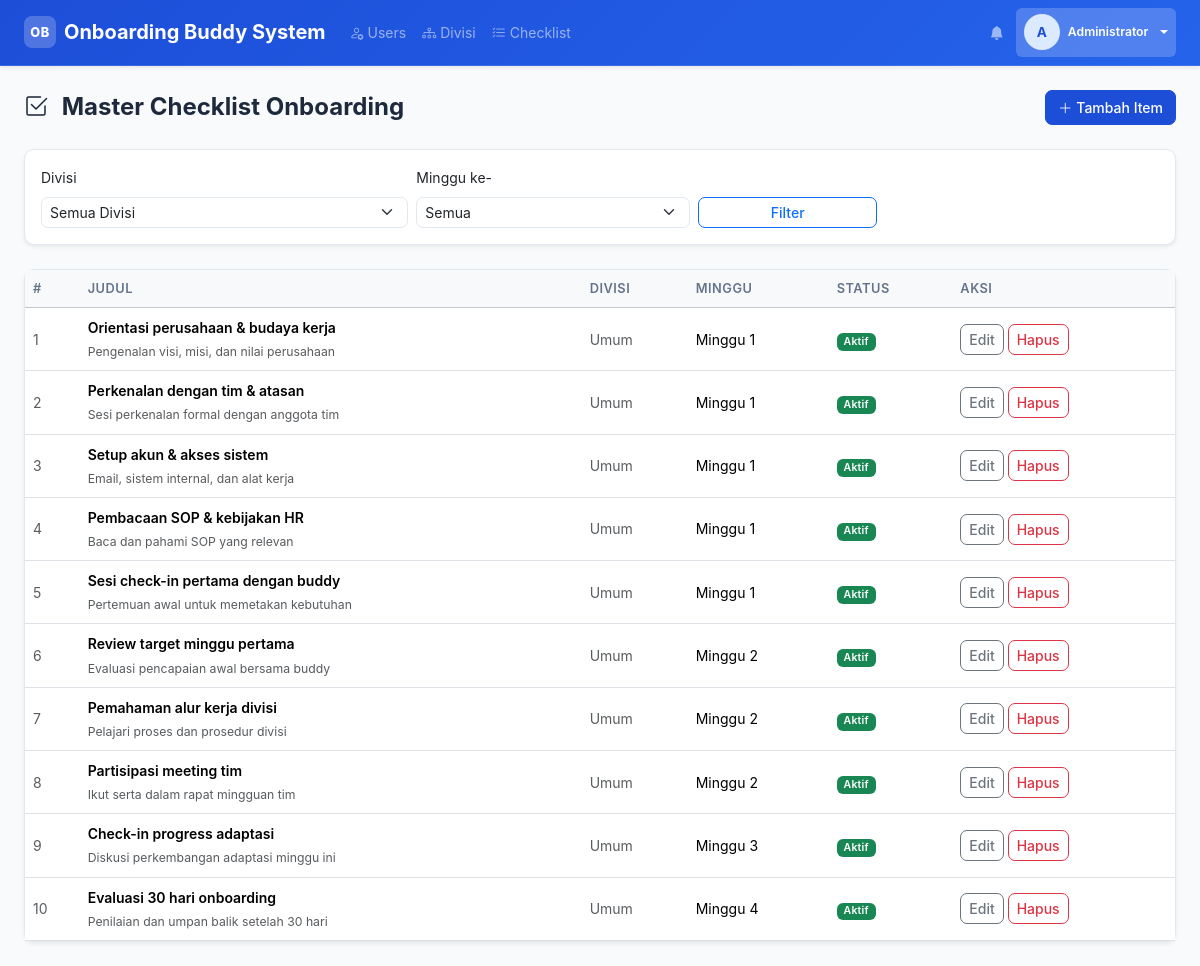
The page /checklist.php (signed in) on the database its author committed.
### tables this page shows
CREATE TABLE IF NOT EXISTS `checklist_templates` (
  `id` INT UNSIGNED AUTO_INCREMENT PRIMARY KEY,
  `divisi_id` INT UNSIGNED,
  `judul` VARCHAR(200) NOT NULL,
  `deskripsi` TEXT,
  `minggu_ke` TINYINT UNSIGNED DEFAULT 1 COMMENT '1=minggu pertama, 2=minggu kedua, dst',
  `urutan` SMALLINT UNSIGNED DEFAULT 0,
  `is_active` TINYINT(1) NOT NULL DEFAULT 1,
  `created_by` INT UNSIGNED,
  `created_at` TIMESTAMP DEFAULT CURRENT_TIMESTAMP,
  `updated_at` TIMESTAMP DEFAULT CURRENT_TIMESTAMP ON UPDATE CURRENT_TIMESTAMP,
  FOREIGN KEY (`divisi_id`) REFERENCES `divisi`(`id`) ON DELETE SET NULL,
  FOREIGN KEY (`created_by`) REFERENCES `users`(`id`) ON DELETE SET NULL
);

### config/session.php (called while the page is built, shortened)
<?php
function currentUser(): array {
    return [
        'id'    => $_SESSION['user_id']   ?? 0,
        'nama'  => $_SESSION['user_nama'] ?? '',
        'email' => $_SESSION['user_email'] ?? '',
        'role'  => $_SESSION['user_role'] ?? '',
        'divisi_id' => $_SESSION['user_divisi_id'] ?? null,
    ];
}

### config/helpers.php (called while the page is built, shortened)
<?php
require_once __DIR__ . '/database.php';
require_once __DIR__ . '/session.php';
function clean(string $value): string {
    return htmlspecialchars(trim($value), ENT_QUOTES, 'UTF-8');
}

### config/database.php (called while the page is built, shortened)
<?php
class Database {
    private static ?PDO $instance = null;
    public static function connect(): PDO {
        if (self::$instance === null) {
            $dsn = sprintf('mysql:host=%s;dbname=%s;charset=%s', DB_HOST, DB_NAME, DB_CHARSET);
            $options = [
                PDO::ATTR_ERRMODE            => PDO::ERRMODE_EXCEPTION,
                PDO::ATTR_DEFAULT_FETCH_MODE => PDO::FETCH_ASSOC,
                PDO::ATTR_EMULATE_PREPARES   => false,
            ];
            try {
                self::$instance = new PDO($dsn, DB_USER, DB_PASS, $options);
            } catch (PDOException $e) {
                error_log('[DB Error] ' . $e->getMessage());
                die(json_encode(['error' => 'Koneksi database gagal. Hubungi administrator.']));
            }
        }
        return self::$instance;
    }
    public static function rows(string $sql, array $params = []): array {
        $stmt = self::connect()->prepare($sql);
        $stmt->execute($params);
        return $stmt->fetchAll();
    }
}

### checklist.php (the view, shortened to what this page needs)
<?php
require_once __DIR__ . '/config/session.php';
require_once __DIR__ . '/config/database.php';
require_once __DIR__ . '/config/helpers.php';
$user = currentUser();
$isHR = in_array($user['role'], ['hr', 'admin']);
if ($isHR) {
    $sql    = 'SELECT ct.*, d.nama AS divisi_nama, u.nama AS creator_nama
               FROM checklist_templates ct
               LEFT JOIN divisi d ON d.id = ct.divisi_id
               LEFT JOIN users u ON u.id = ct.created_by
               WHERE 1=1';
    $params = [];
    $sql .= ' ORDER BY ct.minggu_ke, ct.urutan';
    $templates = Database::rows($sql, $params);
}
require_once __DIR__ . '/includes/header.php';
?>
<div class="d-flex align-items-center justify-content-between mb-4 flex-wrap gap-2">
  <h4 class="fw-bold mb-0">
    <i class="bi bi-check2-square me-2"></i>
    <?= $isHR ? 'Master Checklist Onboarding' : 'Checklist Onboarding Saya' ?>
  </h4>
  <?php if ($isHR): ?>
  <button class="btn btn-primary" data-bs-toggle="modal" data-bs-target="#modalTambah">
    <i class="bi bi-plus-lg me-1"></i>Tambah Item
  </button>
  <?php endif; ?>
</div>
<?php if ($isHR): ?>
<div class="card shadow-sm mb-4">
  <div class="card-body">
    <form class="row g-2 align-items-end" method="GET">
      <div class="col-md-4">
        <label class="form-label">Divisi</label>
        <select name="divisi" class="form-select form-select-sm">
          <option value="">Semua Divisi</option>
        </select>
      </div>
      <div class="col-md-3">
        <label class="form-label">Minggu ke-</label>
        <select name="minggu" class="form-select form-select-sm">
          <option value="">Semua</option>
        </select>
      </div>
      <div class="col-md-2">
        <button type="submit" class="btn btn-outline-primary btn-sm w-100">Filter</button>
      </div>
    </form>
  </div>
</div>
<div class="card shadow-sm">
  <div class="table-responsive">
    <table class="table table-hover align-middle mb-0">
      <thead class="table-light">
        <tr><th>#</th><th>Judul</th><th>Divisi</th><th>Minggu</th><th>Status</th><th>Aksi</th></tr>
      </thead>
      <tbody>
      <?php if ($templates): ?>
        <?php foreach ($templates as $i => $t): ?>
        <tr>
          <td class="text-muted small"><?= $i + 1 ?></td>
          <td>
            <p class="mb-0 fw-semibold"><?= clean($t['judul']) ?></p>
            <small class="text-muted"><?= clean($t['deskripsi']) ?></small>
          </td>
          <td><?= $t['divisi_nama'] ? clean($t['divisi_nama']) : '<span class="text-muted">Umum</span>' ?></td>
          <td>Minggu <?= $t['minggu_ke'] ?></td>
          <td><?= $t['is_active'] ? '<span class="badge bg-success">Aktif</span>' : '<span class="badge bg-secondary">Nonaktif</span>' ?></td>
          <td>
            <button class="btn btn-sm btn-outline-secondary btn-edit-checklist" data-bs-toggle="modal" data-bs-target="#modalEdit"
              data-id="<?= $t['id'] ?>" data-judul="<?= htmlspecialchars($t['judul']) ?>"
              data-deskripsi="<?= htmlspecialchars($t['deskripsi']) ?>" data-divisi="<?= $t['divisi_id'] ?>"
              data-minggu="<?= $t['minggu_ke'] ?>" data-urutan="<?= $t['urutan'] ?>" data-active="<?= $t['is_active'] ?>">
              Edit
            </button>
            <form method="POST" class="d-inline" onsubmit="return confirm('Hapus item ini?')">
              <button type="submit" class="btn btn-sm btn-outline-danger">Hapus</button>
            </form>
          </td>
        </tr>
        <?php endforeach; ?>
      <?php else: ?>
        <tr><td colspan="6" class="text-center text-muted py-4">Belum ada item checklist.</td></tr>
      <?php endif; ?>
      </tbody>
    </table>
  </div>
</div>
<?php endif; ?>
<?php require_once __DIR__ . '/includes/footer.php'; ?>

### includes/header.php (shortened to what this page needs)
<?php
require_once __DIR__ . '/../config/session.php';
require_once __DIR__ . '/../config/database.php';
require_once __DIR__ . '/../config/helpers.php';
$user      = currentUser();
?>
<!DOCTYPE html>
<html lang="id">
<head>
  <link rel="stylesheet" href="https://cdn.jsdelivr.net/npm/bootstrap@5.3.3/dist/css/bootstrap.min.css" />
  <link rel="stylesheet" href="https://cdn.jsdelivr.net/npm/bootstrap-icons@1.11.3/font/bootstrap-icons.min.css" />
  <link rel="stylesheet" href="<?= APP_URL ?>/assets/css/style.css" />
</head>
<body>
<nav class="navbar navbar-expand-lg navbar-dark bg-primary sticky-top shadow-sm">
  <div class="container-fluid px-4">
    <a class="navbar-brand fw-bold d-flex align-items-center gap-2" href="<?= APP_URL ?>/dashboard.php">
      <span class="obs-nav-logo">OB</span>
      <span class="d-none d-md-inline"><?= APP_NAME ?></span>
    </a>
    <div class="collapse navbar-collapse" id="navMain">
      <ul class="navbar-nav me-auto">
        <?php if ($user['role'] === 'karyawan_baru'): ?>
        <li class="nav-item"><a class="nav-link" href="<?= APP_URL ?>/checklist.php"><i class="bi bi-check2-square me-1"></i>Checklist</a></li>
        <li class="nav-item"><a class="nav-link" href="<?= APP_URL ?>/checkin.php"><i class="bi bi-calendar-check me-1"></i>Check-In</a></li>
        <li class="nav-item"><a class="nav-link" href="<?= APP_URL ?>/feedback.php"><i class="bi bi-chat-square-heart me-1"></i>Feedback</a></li>
        <?php elseif ($user['role'] === 'manajer'): ?>
        <li class="nav-item"><a class="nav-link" href="<?= APP_URL ?>/progress.php"><i class="bi bi-graph-up me-1"></i>Progres Tim</a></li>
        <li class="nav-item"><a class="nav-link" href="<?= APP_URL ?>/laporan.php"><i class="bi bi-file-earmark-bar-graph me-1"></i>Laporan</a></li>
        <?php elseif ($user['role'] === 'admin'): ?>
        <li class="nav-item"><a class="nav-link" href="<?= APP_URL ?>/admin/users.php"><i class="bi bi-person-gear me-1"></i>Users</a></li>
        <li class="nav-item"><a class="nav-link" href="<?= APP_URL ?>/admin/divisi.php"><i class="bi bi-diagram-3 me-1"></i>Divisi</a></li>
        <li class="nav-item"><a class="nav-link" href="<?= APP_URL ?>/admin/checklist.php"><i class="bi bi-list-check me-1"></i>Checklist</a></li>
        <?php endif; ?>
      </ul>
      <ul class="navbar-nav ms-auto align-items-center gap-1">
        <li class="nav-item">
          <a class="nav-link position-relative" href="<?= APP_URL ?>/notifikasi.php">
            <i class="bi bi-bell-fill"></i>
          </a>
        </li>
        <li class="nav-item dropdown">
          <a class="nav-link dropdown-toggle d-flex align-items-center gap-2" href="#" data-bs-toggle="dropdown">
            <span class="obs-avatar"><?= strtoupper(substr($user['nama'], 0, 1)) ?></span>
            <span class="d-none d-md-inline small"><?= clean($user['nama']) ?></span>
          </a>
        </li>
      </ul>
    </div>
  </div>
</nav>
<main class="obs-main container-fluid px-4 py-4">

### includes/footer.php (shortened to what this page needs)
</main>
</body>
</html>

### assets/css/style.css (style rules this page uses)
:root { --obs-primary: #1d4ed8; --obs-primary-lt: #dbeafe; --obs-success: #16a34a; --obs-surface: #f8fafc; --obs-border: #e2e8f0; --obs-text: #1e293b; --obs-muted: #64748b; --obs-sidebar-w: 0px; --obs-navbar-h: 56px; }
*, *::before, *::after { box-sizing: border-box; }
body { font-family: -apple-system, "Segoe UI", system-ui, "Noto Sans", sans-serif; font-size: 14px; line-height: 1.65; color: var(--obs-text); background: var(--obs-surface); min-height: 100vh; }
.navbar.bg-primary { background: linear-gradient(135deg, #1d4ed8 0%, #2563eb 100%) !important; border-bottom: 1px solid rgba(255,255,255,.12); }
.obs-nav-logo { display: inline-flex; align-items: center; justify-content: center; width: 32px; height: 32px; border-radius: 8px; background: rgba(255,255,255,.22); font-weight: 800; font-size: .8rem; letter-spacing: .5px; color: #fff; flex-shrink: 0; }
.navbar .nav-link { font-size: .875rem; padding: .4rem .75rem; border-radius: 6px; transition: background .15s; }
.navbar .nav-link.active { background: rgba(255,255,255,.2); font-weight: 600; }
.obs-main { max-width: 1400px; margin: 0 auto; }
.obs-avatar { display: inline-flex; align-items: center; justify-content: center; width: 36px; height: 36px; border-radius: 50%; background: var(--obs-primary-lt); color: var(--obs-primary); font-weight: 700; font-size: .85rem; flex-shrink: 0; }
.card { border: 1px solid var(--obs-border); border-radius: 10px; }
.table th { font-size: .8rem; font-weight: 600; text-transform: uppercase; letter-spacing: .04em; color: var(--obs-muted); border-bottom-width: 1px; }
.table td { vertical-align: middle; font-size: .875rem; }
.badge { font-weight: 600; letter-spacing: .02em; }
.form-control, .form-select { border-color: var(--obs-border); border-radius: 7px; font-size: .875rem; transition: border-color .15s, box-shadow .15s; }
.btn { border-radius: 7px; font-size: .875rem; font-weight: 500; transition: all .15s; }
.btn-primary { background: var(--obs-primary); border-color: var(--obs-primary); }

### rows shown on the page
checklist_templates: judul "Orientasi perusahaan & budaya kerja", deskripsi "Pengenalan visi, misi, dan nilai perusahaan", minggu_ke "1", is_active "Aktif"
checklist_templates: judul "Perkenalan dengan tim & atasan", deskripsi "Sesi perkenalan formal dengan anggota tim", minggu_ke "1", is_active "Aktif"
checklist_templates: judul "Setup akun & akses sistem", deskripsi "Email, sistem internal, dan alat kerja", minggu_ke "1", is_active "Aktif"
checklist_templates: judul "Pembacaan SOP & kebijakan HR", deskripsi "Baca dan pahami SOP yang relevan", minggu_ke "1", is_active "Aktif"
checklist_templates: judul "Sesi check-in pertama dengan buddy", deskripsi "Pertemuan awal untuk memetakan kebutuhan", minggu_ke "1", is_active "Aktif"
checklist_templates: judul "Review target minggu pertama", deskripsi "Evaluasi pencapaian awal bersama buddy", minggu_ke "2", is_active "Aktif"
checklist_templates: judul "Pemahaman alur kerja divisi", deskripsi "Pelajari proses dan prosedur divisi", minggu_ke "2", is_active "Aktif"
checklist_templates: judul "Partisipasi meeting tim", deskripsi "Ikut serta dalam rapat mingguan tim", minggu_ke "2", is_active "Aktif"
checklist_templates: judul "Check-in progress adaptasi", deskripsi "Diskusi perkembangan adaptasi minggu ini", minggu_ke "3", is_active "Aktif"
checklist_templates: judul "Evaluasi 30 hari onboarding", deskripsi "Penilaian dan umpan balik setelah 30 hari", minggu_ke "4", is_active "Aktif"

### other values the page prints
APP_NAME "Onboarding Buddy System"
substr($user['nama'], 0, 1) "A"
$user['nama'] "Administrator"
